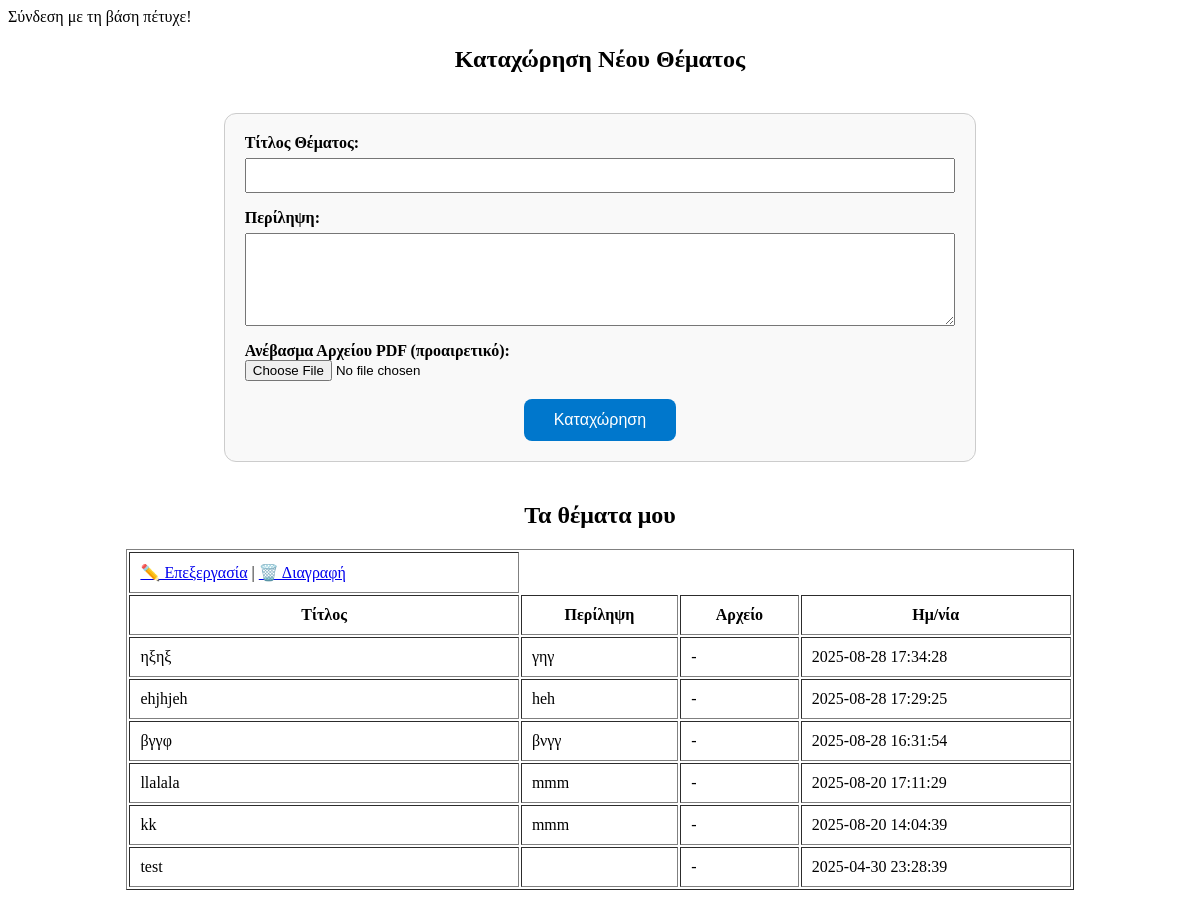
The app's page /demo/create_or_edit_topics.php (signed in), older data.
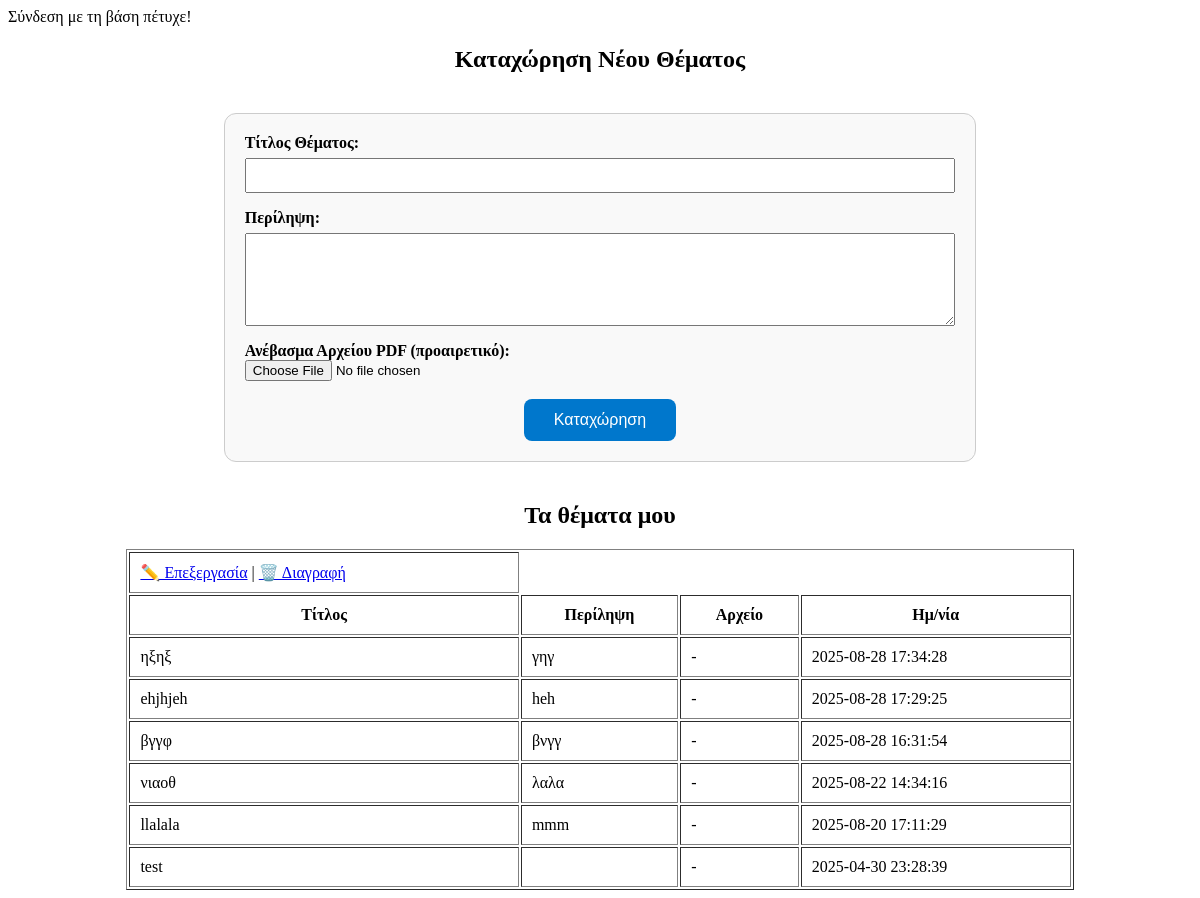
The same page, newer data.
### tables this page shows
CREATE TABLE `topics` (
  `id` int(11) UNSIGNED NOT NULL,
  `teacher_id` int(11) NOT NULL,
  `title` varchar(255) NOT NULL,
  `summary` text DEFAULT NULL,
  `pdf_path` varchar(255) DEFAULT NULL,
  `created_at` timestamp NOT NULL DEFAULT current_timestamp(),
  `assigned_time` datetime NOT NULL DEFAULT current_timestamp(),
  `confirmed_time` datetime DEFAULT NULL,
  `assigned_to` int(11) DEFAULT NULL,
  `status` enum('completed','for_grade','available','confirmed','cancelled','for examination','awaiting_committee') DEFAULT 'available',
  `deadline` date DEFAULT NULL,
  `exam_datetime` datetime DEFAULT NULL,
  `exam_mode` enum('onsite','online') DEFAULT 'onsite',
  `exam_location` varchar(255) DEFAULT NULL,
  `extra_links` text DEFAULT NULL,
  `draft_pdf_path` varchar(255) DEFAULT NULL,
  `repository_url` varchar(255) DEFAULT NULL,
  `final_grade` float DEFAULT NULL,
  `cancel_reason` varchar(200) NOT NULL,
  `cancel_info` varchar(200) NOT NULL
);

### demo/create_or_edit_topics.php (the view, shortened to what this page needs)
<?php
require 'config.php';
$teacher_id = $_SESSION["userid"];
?>
<!DOCTYPE html>
<html lang="el">
<head>
</head>
<body>
<h2 style="text-align: center;">Καταχώρηση Νέου Θέματος</h2>
<form method="post" enctype="multipart/form-data">
    <label>Τίτλος Θέματος:</label><br>
    <input type="text" name="title" required><br>
    <label>Περίληψη:</label><br>
    <textarea name="summary" rows="5"></textarea><br>
    <label>Ανέβασμα Αρχείου PDF (προαιρετικό):</label><br>
    <input type="file" name="pdf" accept=".pdf"><br><br>
    <div style="text-align: center;">
        <button type="submit" class="submit-btn"> Καταχώρηση</button>
    </div>
</form>
<h2 style="text-align:center;">Τα θέματα μου</h2>
<table border="1" width="80%" align="center" cellpadding="10">
    <td>
        <a href="edit_topic.php?id=<?= $row['id'] ?>">✏️ Επεξεργασία</a> |
        <a href="delete_topic.php?id=<?= $row['id'] ?>" onclick="return confirm('Είστε σίγουρος ότι θέλετε να διαγράψετε το θέμα;')">🗑️ Διαγραφή</a>
    </td>
    <tr>
        <th>Τίτλος</th>
        <th>Περίληψη</th>
        <th>Αρχείο</th>
        <th>Ημ/νία</th>
    </tr>
    <?php
    $stmt = $db->prepare("SELECT * FROM topics WHERE teacher_id = ? ORDER BY created_at DESC");
    $stmt->bind_param("i", $teacher_id);
    $stmt->execute();
    $result = $stmt->get_result();
    while ($row = $result->fetch_assoc()): ?>
        <tr>
            <td><?= htmlspecialchars($row['title']) ?></td>
            <td><?= htmlspecialchars($row['summary']) ?></td>
            <td>
                <?php if ($row['pdf_path']): ?>
                    <a href="<?= $row['pdf_path'] ?>" target="_blank">Προβολή</a>
                <?php else: ?>
                    -
                <?php endif; ?>
            </td>
            <td><?= $row['created_at'] ?></td>
        </tr>
    <?php endwhile; ?>
</table>
</body>
</html>
</body>
</html>

Row changes from the older to the newer data that the page shows:
no longer on this page (row edited): topics: title "kk", summary "mmm", created_at "2025-08-20 14:04:39"
now on this page (row edited): topics: title "νιαοθ", summary "λαλα", created_at "2025-08-22 14:34:16"
